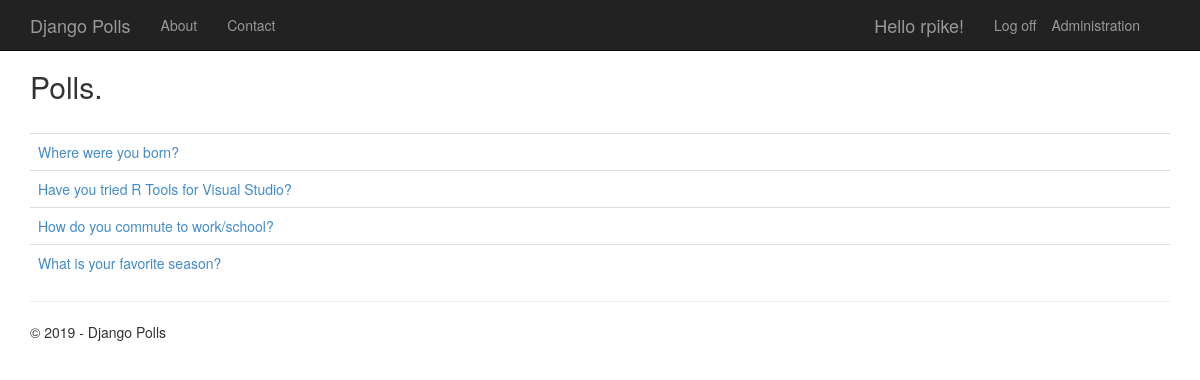
The app's page / (signed in) with its own data.
### app/models.py (models this page shows, shortened)
class Poll(models.Model):
    text = models.CharField(max_length=200)
    pub_date = models.DateTimeField('date published')
    author = models.CharField(max_length=100, blank=True)

### app/views.py (the view)
class PollListView(ListView):
    model = Poll
    def get_context_data(self, **kwargs):
        context = super(PollListView, self).get_context_data(**kwargs)
        context['title'] = 'Polls'
        context['year'] = datetime.now().year
        return context

### app/templates/app/index.html (shortened to what this page needs)
{% extends "app/layout.html" %}
{% block content %}
<h2>Polls.</h2>
<br/>
{% if latest_poll_list %}
<table class="table table-hover">
    <tbody>
        {% for poll in latest_poll_list %}
        <tr>
            <td>
                <a href="{% url 'app:detail' poll.id %}">{{poll.text}}</a>
            </td>
        </tr>
        {% endfor %}
    </tbody>
</table>
{% endif %}
{% endblock %}

### app/templates/app/loginpartial.html (shortened to what this page needs)
<ul class="nav navbar-nav navbar-right">
    <li><a href="/admin">Administration</a></li>
</ul>
{% if user.is_authenticated %}
<form id="logoutForm" action="/logout" method="post" class="navbar-right">
    <ul class="nav navbar-nav navbar-right">
        <li><span class="navbar-brand">Hello {{ user.username }}!</span></li>
        <li><a href="javascript:document.getElementById('logoutForm').submit()">Log off</a></li>
    </ul>
</form>
{% else %}
<ul class="nav navbar-nav navbar-right">
    <li><a href="{% url 'login' %}">Log in</a></li>
</ul>
{% endif %}

### app/static/app/content/site.css (style rules this page uses)
body { padding-top: 50px; padding-bottom: 20px; }

### records on screen
Poll: text "Where were you born?"
Poll: text "Have you tried R Tools for Visual Studio?"
Poll: text "How do you commute to work/school?"
Poll: text "What is your favorite season?"

### other values on screen
{{ user.username }} "rpike"
{{ year }} "2019"
